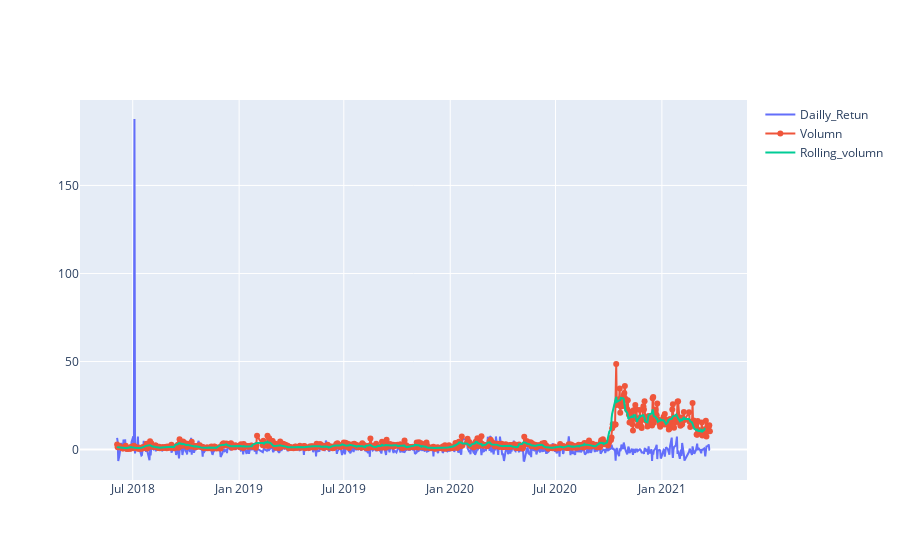

Here is the notebook cell this chart was saved with:
### Code cell
df['Volumn'] = df['<Volume>']/1000000
Volumnshort_rolling = df['Volumn'].rolling(window=7).mean()

fig = go.Figure()
fig.add_trace(go.Scatter(x=df.datetime, y=df['Daily_return'], 
                        mode='lines', name='Dailly_Retun'))
fig.add_trace(go.Scatter(x=df.datetime, y=df['Volumn'], 
                        mode='lines+markers', name='Volumn'))

fig.add_trace(go.Scatter(x=df.datetime, y=Volumnshort_rolling, 
                        mode='lines', name='Rolling_volumn'))

### Figure 1 — Plotly figure (JSON) as saved in the notebook; plotly's stock layout.template omitted (floating-point values rounded to 4 significant figures; data arrays with more than 128 entries replaced by an {"elided": "..."} marker saying what was removed)
{"data": [{"mode": "lines", "name": "Dailly_Retun", "type": "scatter", "x": {"elided": "705 str values"}, "y": {"elided": "705 float values"}}, {"mode": "lines+markers", "name": "Volumn", "type": "scatter", "x": {"elided": "705 str values"}, "y": {"elided": "705 float values"}}, {"mode": "lines", "name": "Rolling_volumn", "type": "scatter", "x": {"elided": "705 str values"}, "y": {"elided": "705 float values"}}], "layout": {}}
